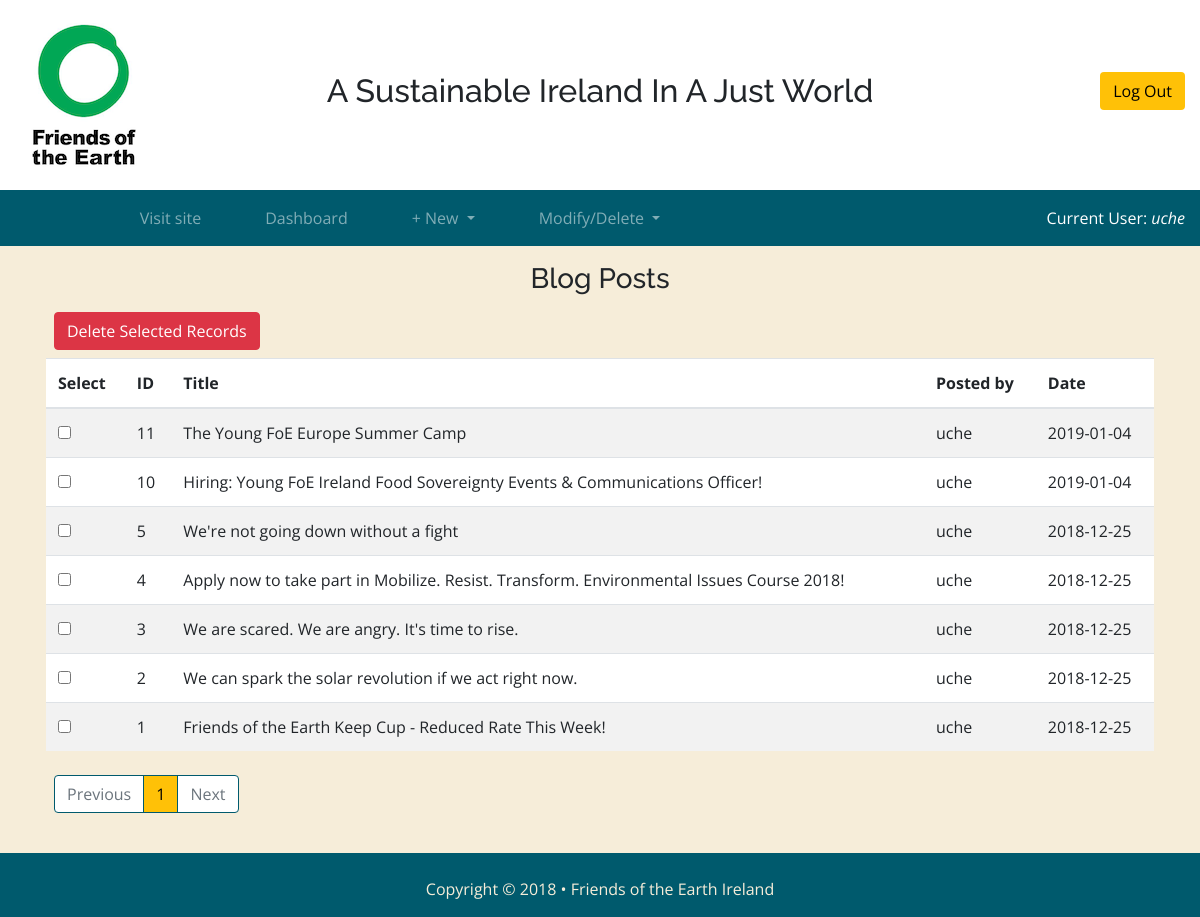
Page /WebsiteCode/admin/delblog.php (signed in) on the committed database.
### tables this page shows
CREATE TABLE `users` (
  `ID` int(11) NOT NULL,
  `username` varchar(50) NOT NULL,
  `password` varchar(50) NOT NULL,
  `date` timestamp NOT NULL DEFAULT CURRENT_TIMESTAMP
);

CREATE TABLE `blog` (
  `ID` int(11) NOT NULL,
  `title` varchar(100) NOT NULL,
  `post` text NOT NULL,
  `date` timestamp NOT NULL DEFAULT CURRENT_TIMESTAMP,
  `postedBy` int(11) NOT NULL,
  `category` int(11) NOT NULL DEFAULT '1',
  `thumbnail` varchar(50) DEFAULT 'default-image.jpg',
  `alt` varchar(100) DEFAULT NULL
);

### WebsiteCode/app/src/session.php (called while the page is built, shortened)
<?php
require ("../config/connect.php");
$user_check = $_SESSION['login_user'];
$query = "select * from users where username ='$user_check'";
$ses_sql = mysqli_query($connection,$query);
if(mysqli_error($connection)){
    echo "There was a problem querying the database";
}
else{
    $row = mysqli_fetch_assoc($ses_sql);
}
?>

### WebsiteCode/admin/delblog.php (the view, shortened to what this page needs)
<?php
require ("../app/src/session.php");
?>
<!DOCTYPE html>
<html lang="en">
<?php require("includes/head.php") ?>
<body>
<?php require("includes/admin_header.php") ?>
  <main class="main">
    <div class="admin_main d-flex flex-column p-3 container">
      <div class="mod_donation">
        <h3 class="text-center">Blog Posts</h3>
        <?php require ("../config/connect.php");
            if (isset($_GET['page_no']) && $_GET['page_no']!="") {
                $page_no = $_GET['page_no'];
            }else{
                    $page_no = 1;
            }
            $total_records_per_page = 10;
            $offset = ($page_no-1) * $total_records_per_page;
            $resultCount = mysqli_num_rows(mysqli_query($connection,"SELECT * FROM blog"));
            $total_no_of_pages = ceil($resultCount / $total_records_per_page);
            $q = "SELECT * FROM blog ORDER BY ID DESC LIMIT $offset, $total_records_per_page";
            $result = mysqli_query($connection, $q);
        ?>
        <form class="" action="<?php echo htmlspecialchars($_SERVER["PHP_SELF"]);?>" method="post">
          <div class="p-2">
            <button class="btn btn-danger" type="submit" name="delete">Delete Selected Records</button>
          </div>
          <div class="table-responsive">
            <table class="table table-striped">
              <thead>
                <tr>
                  <th>Select</th>
                  <th>ID</th>
                  <th>Title</th>
                  <th>Posted by</th>
                  <th>Date</th>
                </tr>
              </thead>
              <tbody>
                <?php
                    if(!$result){
                      echo "There was a problem querying the database";
                    }else{
                      while($rec = mysqli_fetch_array($result)){
                        extract($rec);
                ?>
                <tr>
                  <td><input type="checkbox" class="check" name = "don_rec[]" id="<?php echo $rec['ID']; ?>" value="<?php echo $rec['ID']; ?>">&nbsp;</td>
                  <td><?php echo $rec['ID']; ?></td>
                  <td><?php echo $rec['title']; ?></td>
                  <td><?php echo $row['username']; ?></td>
                  <td><?php echo substr($rec['date'],0,10); ?></td>
                </tr><?php } ?>
              <?php } ?>
              </tbody>
            </table>
          </div>
        </form>
        <?php require('../app/views/pagination.php');?>
      </div>
    </div>
  </main>
<?php require("includes/admin_footer.php") ?>
</body>
</html>

### WebsiteCode/admin/includes/head.php (shortened to what this page needs)
<?php
  $siteroot = '/WebsiteCode';
 ?>
<head>
  <link rel="stylesheet" href="<?php echo $siteroot; ?>/css/bootstrap-reboot.css" />
  <link rel="stylesheet" href="<?php echo $siteroot; ?>/css/bootstrap.min.css" />
  <link rel="stylesheet" href="<?php echo $siteroot; ?>/css/style.css" />
    <link rel="stylesheet" href="https://cdnjs.cloudflare.com/ajax/libs/font-awesome/4.7.0/css/font-awesome.min.css">
</head>

### WebsiteCode/admin/includes/admin_header.php (shortened to what this page needs)
<?php
  $siteroot = '/WebsiteCode';
 ?>
<header class="outer_container">
  <div class="row admin_header mx-auto">
      <div class="col-12 col-md-3 d-flex justify-content-start">
          <img class="" src="../images/Friends_of_the_Earth_(logo).png" alt="logo">
      </div>
      <div class="col-12 col-md-6 d-flex align-items-center justify-content-center">
          <h2 class="text-center">A Sustainable Ireland In A Just World</h2>
      </div>
      <div class="col-12 col-md-3 d-flex align-items-center justify-content-end pb-2">
          <a class="btn readmore" href="<?php echo $siteroot; ?>/app/src/logout.php" role="button">Log Out</a>
      </div>
  </div>
  <div class="full_admin_header">
    <div class="admin_header inner_container mx-auto row">
      <div class="col-6 col-md-8">
        <nav class="navbar navbar-expand-lg navbar-dark">
           <div class="collapse navbar-collapse" id="navbarSupportedContent">
            <ul class="navbar-nav mx-auto">
              <li class="nav-item px-lg-4">
                <a class="nav-link" href="<?php echo $siteroot; ?>/public/index.php">Visit site</a>
              </li>
              <li class="nav-item px-lg-4">
                <a class="nav-link" href="<?php echo $siteroot; ?>/admin/admin.php">Dashboard</a>
              </li>
              <li class="nav-item dropdown px-lg-4">
                <a class="nav-link dropdown-toggle" href="#" id="addItemDropdown" data-toggle="dropdown" aria-haspopup="true" aria-expanded="false">
                  + New
                </a>
              </li>
              <li class="nav-item dropdown px-lg-4">
                <a class="nav-link dropdown-toggle" href="#" id="delDropdown" data-toggle="dropdown" aria-haspopup="true" aria-expanded="false">
                  Modify/Delete
                </a>
              </li>
            </ul>
          </div>
        </nav>
      </div>
      <div class="col-6 col-md-4 mt-2 d-flex justify-content-end">
          <p class="user mt-2">Current User: <a class="font-italic" href="../index.php"><?php echo $row['username']; ?></a></p>
      </div>
    </div>
  </div>
</header>

### WebsiteCode/app/views/pagination.php (shortened to what this page needs)
<div class="paging mx-auto inner_container p-2">
  <ul class="pagination">
    <li class='page-item<?php if($page_no <= 1){echo " disabled'";}else{echo "'";}?>>
      <a class='page-link' <?php if($page_no > 1){
      echo " href='?page_no=$previous_page'";
      } ?>>Previous</a>
    </li>
    <?php
    if ($total_no_of_pages <= 10){
        for ($counter = 1; $counter <= $total_no_of_pages; $counter++){
            if ($counter == $page_no) {
                  echo "<li class='page-item active'><a class='page-link'>$counter</a></li>";
            }else{
                  echo "<li class='page-item'><a class='page-link' href='?page_no=$counter'>$counter</a></li>";
                  }
        }
    }
    ?>
    <li class='page-item<?php if($page_no >= $total_no_of_pages){
            echo " disabled'";
          }else{echo "'";} ?>>
            <a class='page-link'<?php if($page_no < $total_no_of_pages) {
            echo " href='?page_no=$next_page'";
            } ?>>Next</a>
    </li>
  </ul>
</div>

### WebsiteCode/admin/includes/admin_footer.php
<footer class="footer_container outer_container">
  <div class="row footer inner_container mx-auto">
    <div class="w-100 text-center">
      <p class="mt-4 ml-2 mr-2">Copyright © 2018 • Friends of the Earth Ireland</p>
    </div>
  </div>
</footer>

### WebsiteCode/css/style.css (style rules this page uses)
body { Font-Family: 'Open Sans', Sans-Serif; }
h1, h2, h3, h4, h5, h6 { Font-Family: 'Raleway', Sans-Serif; }
ul { list-style-type: none; }
@media screen and (min-width: 768px) { .inner_container { max-width: 1200px; } }
@media screen and (min-width: 768px) { .outer_container { width: 100%; } }
.main { display: flex; flex: 100%; flex-direction: column; background-color:#F6EDD9; }
.readmore { color: black; border-width: thin; border-style: solid; background-color: #ffc107; }
.page-link { color:#000; background-color: #F6EDD9; border: 1px solid #005A6D; }
.page-item.active .page-link { background-color: #ffc107; border-color: #005A6D; color:#000; }
.page-item.disabled .page-link { color: #6c757d; background-color: #fff; border-color: #005A6D; }
.footer_container { background-color: #005A6D; }
.footer { color: #F6EDD9; }
.admin_header { width: 100%; }
.full_admin_header { background-color: #005A6D; }
@media screen and (min-width: 768px) { .admin_header { max-width: 1200px; } }
.user, .user a { color: white; }
.admin_main table { background-color: white; padding: 1.25em; }

### rows in the picture
users: username "uche"
blog: ID "11", title "The Young FoE Europe Summer Camp", date "2019-01-04"
blog: ID "10", title "Hiring: Young FoE Ireland Food Sovereignty Events & Communications Officer!", date "2019-01-04"
blog: ID "5", title "We're not going down without a fight", postedBy.username "uche", date "2018-12-25"
blog: ID "4", title "Apply now to take part in Mobilize. Resist. Transform. Environmental Issues Course 2018!", postedBy.username "uche", date "2018-12-25"
blog: ID "3", title "We are scared. We are angry. It's time to rise.", postedBy.username "uche", date "2018-12-25"
blog: ID "2", title "We can spark the solar revolution if we act right now.", postedBy.username "uche", date "2018-12-25"
blog: ID "1", title "Friends of the Earth Keep Cup - Reduced Rate This Week!", postedBy.username "uche", date "2018-12-25"
